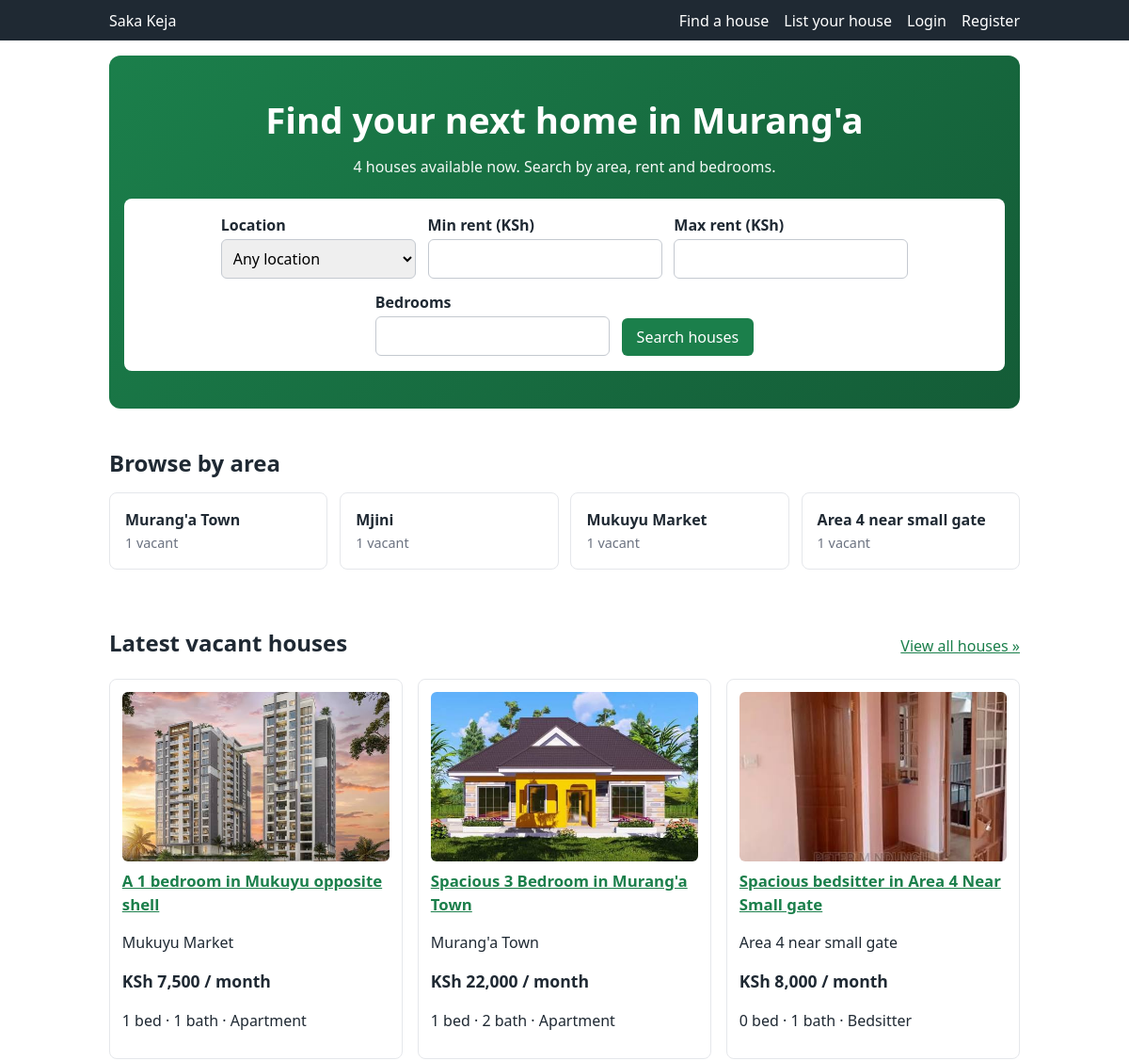
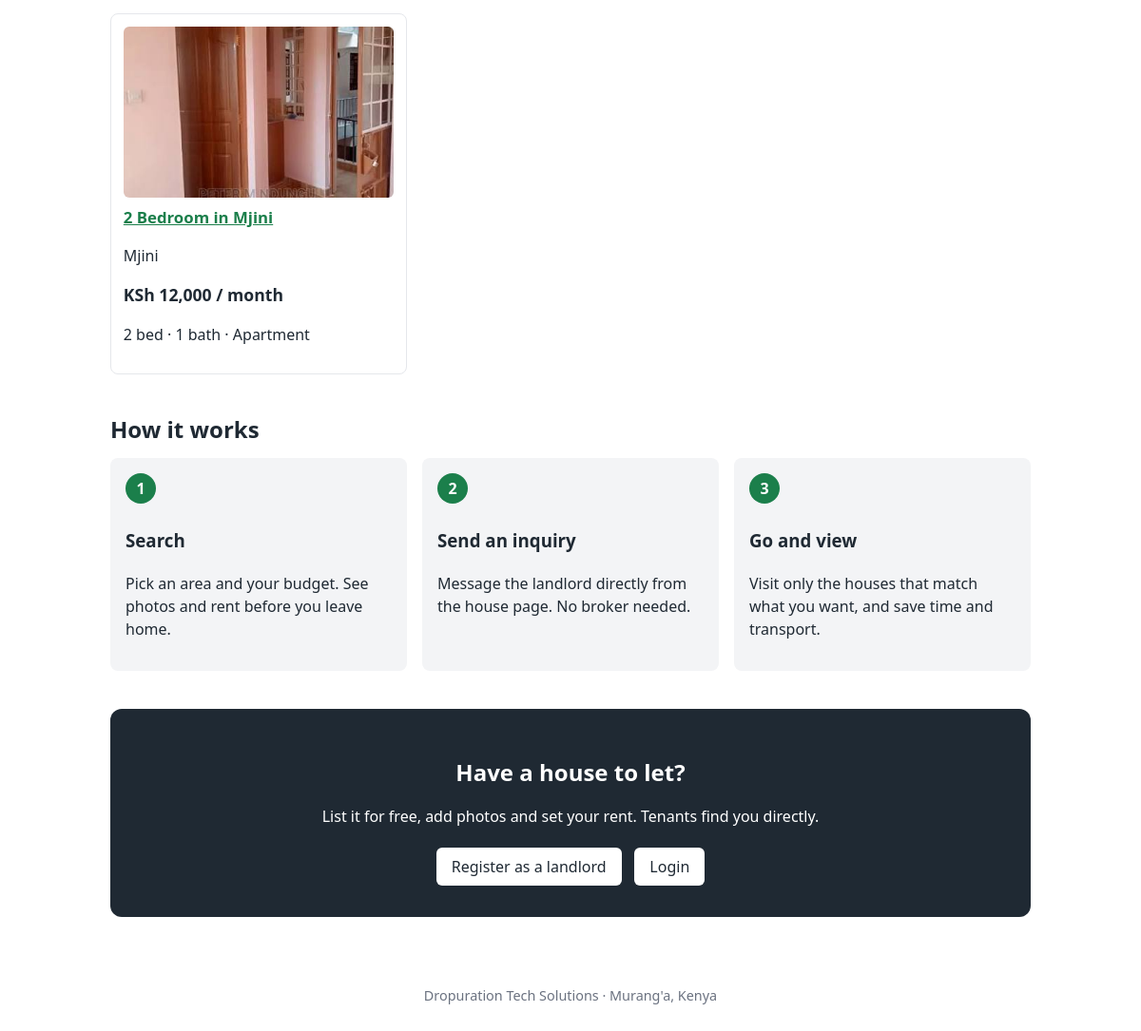
Screenshot of /properties/home/ with the database file from the repository (2 pictures, top to bottom).
### properties/models.py (models this page shows, shortened)
class Location(models.Model):
    class LocationName(models.TextChoices):
        MURANGA_TOWN = "Murang'a Town", "Murang'a Town"
        MJINI = "Mjini", "Mjini"
        MUKUYU_MARKET = "Mukuyu Market", "Mukuyu Market"
        AREA_4 = "Area 4 near small gate", "Area 4 near small gate"
    name = models.CharField(
        max_length=100,
        choices=LocationName.choices,
        unique=True,
    )
    class Meta:
        ordering = ["name"]
    def __str__(self):
        return self.name

class House(models.Model):
    class HouseType(models.TextChoices):
        APARTMENT = "apartment", "Apartment"
        STUDIO = "studio", "Studio"
        BEDSITTER = "bedsitter", "Bedsitter"
        BUNGALOW = "bungalow", "Bungalow"
        MAISONETTE = "maisonette", "Maisonette"
        OTHER = "other", "Other"
    class Status(models.TextChoices):
        VACANT = "vacant", "Vacant"
        OCCUPIED = "occupied", "Occupied"
    landlord = models.ForeignKey(
        settings.AUTH_USER_MODEL,
        on_delete=models.CASCADE,
        related_name="houses",
        limit_choices_to={"role": "landlord"},
    )
    location = models.ForeignKey(
        Location,
        on_delete=models.PROTECT,
        related_name="houses",
    )
    title = models.CharField(max_length=150)  # e.g. "2 Bedroom House in Murang'a Town"
    description = models.TextField(blank=True)
    rent = models.PositiveIntegerField(
        validators=[MinValueValidator(1)],
        help_text="Monthly rent in KSh",
    )
    bedrooms = models.PositiveSmallIntegerField(default=1)
    bathrooms = models.PositiveSmallIntegerField(default=1)
    house_type = models.CharField(
        max_length=20,
        choices=HouseType.choices,
        default=HouseType.APARTMENT,
    )
    status = models.CharField(
        max_length=10,
        choices=Status.choices,
        default=Status.VACANT,
    )
    created_at = models.DateTimeField(auto_now_add=True)
    updated_at = models.DateTimeField(auto_now=True)
    class Meta:
        ordering = ["-created_at"]
        indexes = [
            models.Index(fields=["location", "rent", "bedrooms"]),
            models.Index(fields=["status"]),
        ]

class HouseImage(models.Model):
    house = models.ForeignKey(
        House,
        on_delete=models.CASCADE,
        related_name="images",
    )
    image = models.ImageField(upload_to="houses/%Y/%m/")
    uploaded_at = models.DateTimeField(auto_now_add=True)
    class Meta:
        ordering = ["uploaded_at"]

### properties/views.py (the view)
# urls.py: 2. Add a URL to urlpatterns:  path('', views.home, name='home')
def home(request):
    vacant = House.objects.filter(status=House.Status.VACANT)
    return render(request, "properties/home.html", {
        "form": HouseSearchForm(),
        "vacant_count": vacant.count(),
        "latest_houses": vacant.select_related("location").prefetch_related("images")[:6],
        "areas": Location.objects.annotate(
            vacant=Count("houses", filter=Q(houses__status=House.Status.VACANT))
        ),
    })

### properties/forms.py (shortened to what this page needs)
class HouseSearchForm(forms.Form):
    location = forms.ModelChoiceField(
        queryset=Location.objects.all(),
        required=False,
        empty_label="Any location",
    )
    min_rent = forms.IntegerField(required=False, min_value=0)
    max_rent = forms.IntegerField(required=False, min_value=0)
    bedrooms = forms.IntegerField(required=False, min_value=0)

### inquiries/context_processors.py (called while the page is built)
def unread_inquiries(request):
    user = request.user
    if user.is_authenticated and user.is_landlord:
        count = Inquiry.objects.filter(house__landlord=user, is_read=False).count()
        return {"unread_inquiries": count}
    return {}

### properties/templates/properties/home.html (shortened to what this page needs)
{% extends "properties/base.html" %}
{% block content %}
<section class="hero">
  <h1>Find your next home in Murang'a</h1>
  <p>{{ vacant_count }} house{{ vacant_count|pluralize }} available now. Search by area, rent and bedrooms.</p>
  <form method="get" action="{% url 'properties:house_list' %}" class="search-form">
    <div class="field">
      <label for="{{ form.location.id_for_label }}">Location</label>
      {{ form.location }}
    </div>
    <div class="field">
      <label for="{{ form.min_rent.id_for_label }}">Min rent (KSh)</label>
      {{ form.min_rent }}
    </div>
    <div class="field">
      <label for="{{ form.max_rent.id_for_label }}">Max rent (KSh)</label>
      {{ form.max_rent }}
    </div>
    <div class="field">
      <label for="{{ form.bedrooms.id_for_label }}">Bedrooms</label>
      {{ form.bedrooms }}
    </div>
    <button type="submit">Search houses</button>
  </form>
</section>
{% if areas %}
<section class="home-section">
  <h2>Browse by area</h2>
  <div class="area-grid">
    {% for area in areas %}
      <a class="area-card" href="{% url 'properties:house_list' %}?location={{ area.pk }}">
        <strong>{{ area.name }}</strong>
        <span>{{ area.vacant }} vacant</span>
      </a>
    {% endfor %}
  </div>
</section>
{% endif %}
<section class="home-section">
  <div class="section-head">
    <h2>Latest vacant houses</h2>
    <a href="{% url 'properties:house_list' %}">View all houses &raquo;</a>
  </div>
  {% if latest_houses %}
    <div class="house-grid">
      {% for house in latest_houses %}
        <article class="house-card">
          <a href="{% url 'properties:house_detail' house.pk %}">
            {% with image=house.images.all.0 %}
              {% if image %}
                <img src="{{ image.image.url }}" alt="{{ house.title }}" loading="lazy">
              {% else %}
                <div class="no-photo">No photo</div>
              {% endif %}
            {% endwith %}
          </a>
          <h2><a href="{% url 'properties:house_detail' house.pk %}">{{ house.title }}</a></h2>
          <p class="location">{{ house.location.name }}</p>
          <p class="rent">KSh {{ house.rent|floatformat:"0g" }} / month</p>
          <p class="meta">
            {{ house.bedrooms }} bed &middot; {{ house.bathrooms }} bath &middot; {{ house.get_house_type_display }}
          </p>
        </article>
      {% endfor %}
    </div>
  {% else %}
    <p class="empty">No houses listed yet. Check back soon.</p>
  {% endif %}
</section>
<section class="home-section">
  <h2>How it works</h2>
  <div class="steps">
    <div class="step">
      <span class="num">1</span>
      <h3>Search</h3>
      <p>Pick an area and your budget. See photos and rent before you leave home.</p>
    </div>
    <div class="step">
      <span class="num">2</span>
      <h3>Send an inquiry</h3>
      <p>Message the landlord directly from the house page. No broker needed.</p>
    </div>
    <div class="step">
      <span class="num">3</span>
      <h3>Go and view</h3>
      <p>Visit only the houses that match what you want, and save time and transport.</p>
    </div>
  </div>
</section>
<section class="home-section cta-band">
  {% if user.is_authenticated %}
    {% if user.is_landlord %}
      <h2>Welcome back, {{ user.username }}</h2>
      <p>Manage your listings and read tenant inquiries.</p>
      <a class="button" href="{% url 'properties:house_create' %}">Add a house</a>
      <a class="button" href="{% url 'properties:my_houses' %}">My houses</a>
      <a class="button" href="{% url 'inquiries:inbox' %}">Inquiries</a>
    {% else %}
      <h2>Welcome back, {{ user.username }}</h2>
      <p>Keep looking, or check the houses you have asked about.</p>
      <a class="button" href="{% url 'properties:house_list' %}">Find a house</a>
      <a class="button" href="{% url 'inquiries:sent' %}">My inquiries</a>
    {% endif %}
  {% else %}
    <h2>Have a house to let?</h2>
    <p>List it for free, add photos and set your rent. Tenants find you directly.</p>
    <a class="button" href="{% url 'accounts:register' %}">Register as a landlord</a>
    <a class="button" href="{% url 'accounts:login' %}">Login</a>
  {% endif %}
</section>
<footer class="site-footer">
  Dropuration Tech Solutions &middot; Murang'a, Kenya
</footer>
{% endblock %}

### properties/templates/properties/base.html (shortened to what this page needs)
<!DOCTYPE html>
<html lang="en">
<head>
</head>
<body>
<nav class="site-nav">
  <div class="nav-inner">
    <a href="{% url 'properties:home' %}" class="brand">Saka Keja</a>
    <a href="{% url 'properties:house_list' %}">Find a house</a>
    {% if user.is_authenticated %}
      {% if user.is_landlord %}
        <a href="{% url 'properties:my_houses' %}">My houses</a>
        <a href="{% url 'properties:house_create' %}">Add a house</a>
        <a href="{% url 'inquiries:inbox' %}">
          Inquiries{% if unread_inquiries %} <span class="badge">{{ unread_inquiries }}</span>{% endif %}
        </a>
      {% else %}
        <a href="{% url 'inquiries:sent' %}">My inquiries</a>
      {% endif %}
      <span>Hi, {{ user.username }}</span>
      <form method="post" action="{% url 'accounts:logout' %}">
        {% csrf_token %}
        <button type="submit">Logout</button>
      </form>
    {% else %}
      <a href="{% url 'accounts:register' %}?role=landlord">List your house</a>
      <a href="{% url 'accounts:login' %}">Login</a>
      <a href="{% url 'accounts:register' %}">Register</a>
    {% endif %}
  </div>
</nav>
<main>
  {% block content %}{% endblock %}
</main>
</body>
</html>

### properties/templates/properties/base.html (style rules this page uses)
:root { --green: #1b7f4b; --dark: #1f2933; --grey: #f3f4f6; --red: #c0392b; }
* { box-sizing: border-box; }
body { margin: 0; font-family: system-ui, sans-serif; color: var(--dark); background: #fff; line-height: 1.5; }
a { color: var(--green); }
img { max-width: 100%; display: block; }
main { max-width: 1000px; margin: 0 auto; padding: 1rem; }
.site-nav { background: var(--dark); }
.nav-inner { max-width: 1000px; margin: 0 auto; padding: .6rem 1rem; display: flex; flex-wrap: wrap; align-items: center; gap: .5rem 1rem; }
.site-nav a, .site-nav button { color: #fff; text-decoration: none; background: none; border: 0; font: inherit; cursor: pointer; padding: 0; }
.brand { font-weight: 700; font-size: 1.15rem; margin-right: auto; }
.field { margin-bottom: .9rem; }
.field label { display: block; font-weight: 600; margin-bottom: .2rem; }
input[type=text], input[type=number], input[type=email], input[type=password], input[type=tel], select, textarea { width: 100%; max-width: 420px; padding: .5rem; border: 1px solid #c4c9d0; border-radius: 6px; font: inherit; }
button, .button { background: var(--green); color: #fff; border: 0; border-radius: 6px; padding: .5rem 1rem; font: inherit; cursor: pointer; text-decoration: none; display: inline-block; }
.search-form { display: flex; flex-wrap: wrap; gap: .8rem; align-items: flex-end; background: var(--grey); padding: 1rem; border-radius: 8px; }
.search-form .field { margin: 0; }
.house-grid, .photo-grid { display: grid; grid-template-columns: repeat(auto-fill, minmax(250px, 1fr)); gap: 1rem; }
.house-card, .inquiry { border: 1px solid #e5e7eb; border-radius: 8px; padding: .8rem; }
.house-card img, .photo img, .gallery img { width: 100%; height: 180px; object-fit: cover; border-radius: 6px; }
.house-card h2, .inquiry h2 { font-size: 1.05rem; margin: .5rem 0 .2rem; }
.rent { font-weight: 700; font-size: 1.1rem; margin: .2rem 0; }

### properties/templates/properties/home.html (style rules this page uses)
.hero { background: linear-gradient(135deg, #1b7f4b, #145c37); color: #fff; padding: 2.5rem 1rem; border-radius: 12px; text-align: center; margin-bottom: 2rem; }
.hero h1 { margin: 0 0 .5rem; font-size: clamp(1.6rem, 5vw, 2.4rem); }
.hero p { margin: 0; opacity: .95; }
.hero .search-form { background: #fff; color: var(--dark); margin-top: 1.4rem; text-align: left; justify-content: center; }
.home-section { margin: 2.5rem 0; }
.home-section > h2 { margin-bottom: .8rem; }
.section-head { display: flex; justify-content: space-between; align-items: baseline; flex-wrap: wrap; gap: .5rem; }
.area-grid { display: grid; grid-template-columns: repeat(auto-fit, minmax(160px, 1fr)); gap: .8rem; }
.area-card { display: block; border: 1px solid #e5e7eb; border-radius: 8px; padding: 1rem; text-decoration: none; color: var(--dark); }
.area-card strong { display: block; }
.area-card span { color: #6b7280; font-size: .9rem; }
.steps { display: grid; grid-template-columns: repeat(auto-fit, minmax(220px, 1fr)); gap: 1rem; }
.step { background: var(--grey); border-radius: 8px; padding: 1rem; }
.step .num { display: inline-grid; place-items: center; width: 2rem; height: 2rem; border-radius: 50%; background: var(--green); color: #fff; font-weight: 700; margin-bottom: .4rem; }
.cta-band { background: var(--dark); color: #fff; border-radius: 12px; padding: 1.8rem 1rem; text-align: center; }
.cta-band .button { background: #fff; color: var(--dark); margin: .3rem; }
.site-footer { text-align: center; color: #6b7280; padding: 2rem 0 1rem; font-size: .9rem; }

### rows the page displays
Location: name "Murang'a Town", vacant "1"
Location: name "Mjini", vacant "1"
Location: name "Mukuyu Market", vacant "1"
Location: name "Area 4 near small gate", vacant "1"
House: images.all.0.image (picture), title "A 1 bedroom in Mukuyu opposite shell", location.name "Mukuyu Market", rent "7,500", bedrooms "1", bathrooms "1", house_type "Apartment"
House: images.all.0.image (picture), title "Spacious 3 Bedroom in Murang'a Town", location.name "Murang'a Town", rent "22,000", bedrooms "1", bathrooms "2", house_type "Apartment"
House: images.all.0.image (picture), title "Spacious bedsitter in Area 4 Near Small gate", location.name "Area 4 near small gate", rent "8,000", bedrooms "0", bathrooms "1", house_type "Bedsitter"
House: images.all.0.image (picture), title "2 Bedroom in Mjini", location.name "Mjini", rent "12,000", bedrooms "2", bathrooms "1", house_type "Apartment"

### other values shown
{{ vacant_count }} "4"
